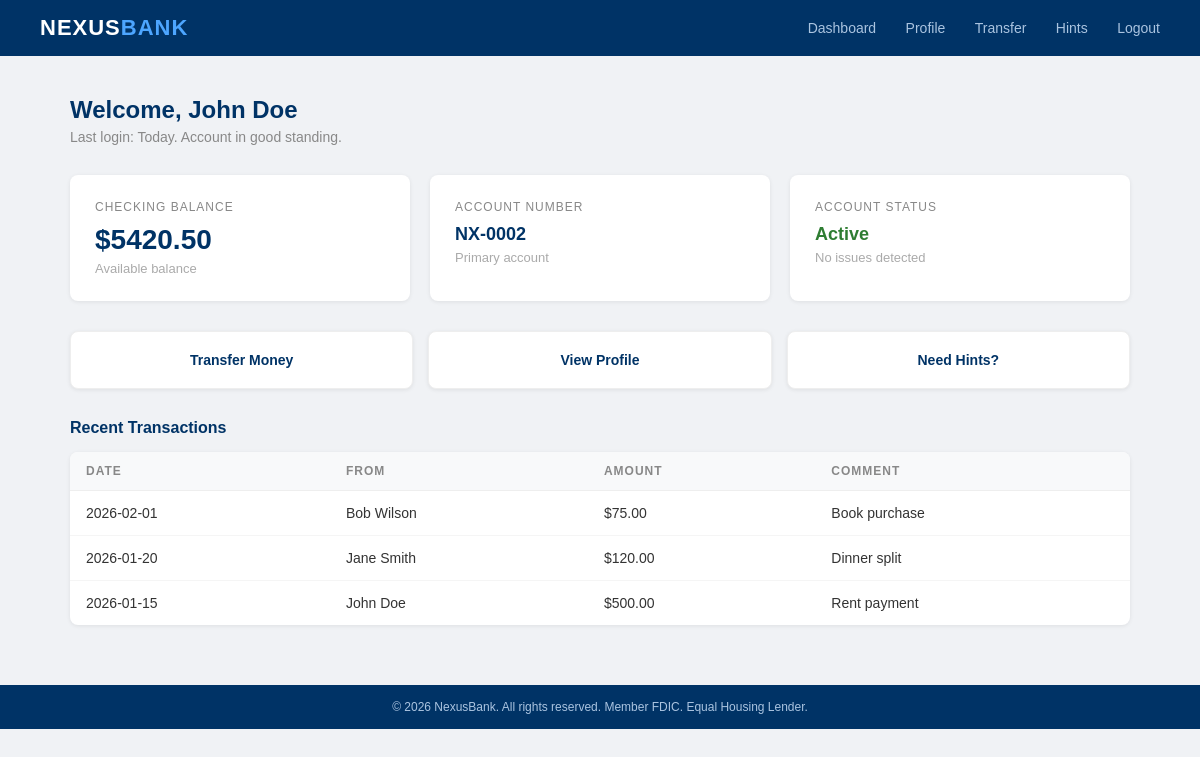
/dashboard (signed in), run on the app's committed database.
### tables this page shows
CREATE TABLE users (
    id INTEGER PRIMARY KEY,
    username TEXT,
    password TEXT,
    full_name TEXT,
    email TEXT,
    phone TEXT,
    address TEXT,
    ssn TEXT,
    balance REAL,
    role TEXT
);

CREATE TABLE transactions (
    id INTEGER PRIMARY KEY,
    from_user INTEGER,
    to_user INTEGER,
    amount REAL,
    comment TEXT,
    date TEXT
);

### nexusbank/app.py (the view)
@app.route('/dashboard')
def dashboard():
    if 'user_id' not in session:
        return redirect(url_for('login'))
    flag = request.args.get('flag', None)
    conn = get_db()
    c = conn.cursor()
    c.execute("SELECT * FROM users WHERE id = ?", (session['user_id'],))
    user = c.fetchone()
    c.execute("""
        SELECT t.id, t.amount, t.comment, t.date, u.full_name
        FROM transactions t
        JOIN users u ON t.from_user = u.id
        WHERE t.to_user = ? OR t.from_user = ?
        ORDER BY t.date DESC
    """, (session['user_id'], session['user_id']))
    transactions = c.fetchall()
    conn.close()
    return render_template('dashboard.html', user=user, transactions=transactions, flag=flag)

### nexusbank/app.py (called while the page is built)
def get_db():
    base_dir = os.path.dirname(os.path.abspath(__file__))
    db_path = os.path.join(base_dir, 'nexusbank.db')
    conn = sqlite3.connect(db_path)
    return conn

### nexusbank/templates/dashboard.html (shortened to what this page needs)
<!DOCTYPE html>
<html lang="en">
<head>
</head>
<body>
    <header>
        <div class="bank-logo">NEXUS<span>BANK</span></div>
        <nav>
            <a href="/dashboard">Dashboard</a>
            <a href="/profile">Profile</a>
            <a href="/transfer">Transfer</a>
            <a href="/hints">Hints</a>
            <a href="/logout">Logout</a>
        </nav>
    </header>
    <div class="container">
        <div class="welcome">
            <h2>Welcome, {{ user[3] }}</h2>
            <p>Last login: Today. Account in good standing.</p>
        </div>
        <div class="cards">
            <div class="card">
                <div class="card-label">Checking Balance</div>
                <div class="card-value">${{ "%.2f"|format(user[8]) }}</div>
                <div class="card-sub">Available balance</div>
            </div>
            <div class="card">
                <div class="card-label">Account Number</div>
                <div class="card-value" style="font-size:18px;">NX-000{{ user[0] }}</div>
                <div class="card-sub">Primary account</div>
            </div>
            <div class="card">
                <div class="card-label">Account Status</div>
                <div class="card-value" style="font-size:18px; color:#2e7d32;">Active</div>
                <div class="card-sub">No issues detected</div>
            </div>
        </div>
        <div class="quick-links">
            <a href="/transfer" class="quick-link">Transfer Money</a>
            <a href="/profile" class="quick-link">View Profile</a>
            <a href="/hints" class="quick-link">Need Hints?</a>
        </div>
        <div class="section-title">Recent Transactions</div>
        <div class="transactions">
            <table>
                <tr>
                    <th>Date</th>
                    <th>From</th>
                    <th>Amount</th>
                    <th>Comment</th>
                </tr>
                {% for t in transactions %}
                <tr>
                    <td>{{ t[3] }}</td>
                    <td>{{ t[4] }}</td>
                    <td>${{ "%.2f"|format(t[1]) }}</td>
                    <td>{{ t[2] | safe }}</td>
                </tr>
                {% endfor %}
            </table>
        </div>
    </div>
    <footer>
        &copy; 2026 NexusBank. All rights reserved. Member FDIC. Equal Housing Lender.
    </footer>
</body>
</html>

### nexusbank/templates/dashboard.html (style rules this page uses)
* { margin: 0; padding: 0; box-sizing: border-box; }
body { font-family: Arial, sans-serif; background: #f0f2f5; min-height: 100vh; }
header { background: #003366; padding: 15px 40px; display: flex; justify-content: space-between; align-items: center; }
.bank-logo { color: white; font-size: 22px; font-weight: bold; letter-spacing: 1px; }
.bank-logo span { color: #4da6ff; }
nav a { color: #aac4e0; text-decoration: none; margin-left: 25px; font-size: 14px; }
.container { max-width: 1100px; margin: 40px auto; padding: 0 20px; }
.welcome { margin-bottom: 30px; }
.welcome h2 { font-size: 24px; color: #003366; }
.welcome p { color: #888; font-size: 14px; margin-top: 5px; }
.cards { display: grid; grid-template-columns: repeat(3, 1fr); gap: 20px; margin-bottom: 30px; }
.card { background: white; padding: 25px; border-radius: 8px; box-shadow: 0 1px 4px rgba(0,0,0,0.08); }
.card-label { font-size: 12px; color: #888; text-transform: uppercase; letter-spacing: 1px; margin-bottom: 10px; }
.card-value { font-size: 28px; font-weight: bold; color: #003366; }
.card-sub { font-size: 13px; color: #aaa; margin-top: 5px; }
.section-title { font-size: 16px; font-weight: bold; color: #003366; margin-bottom: 15px; }
.transactions { background: white; border-radius: 8px; box-shadow: 0 1px 4px rgba(0,0,0,0.08); overflow: hidden; }
table { width: 100%; border-collapse: collapse; }
th { background: #f8f9fa; padding: 12px 16px; text-align: left; font-size: 12px; color: #888; text-transform: uppercase; letter-spacing: 1px; border-bottom: 1px solid #eee; }
td { padding: 14px 16px; font-size: 14px; color: #333; border-bottom: 1px solid #f5f5f5; }
tr:last-child td { border-bottom: none; }
.quick-links { display: grid; grid-template-columns: repeat(3, 1fr); gap: 15px; margin-bottom: 30px; }
.quick-link { background: white; padding: 20px; border-radius: 8px; text-align: center; text-decoration: none; color: #003366; box-shadow: 0 1px 4px rgba(0,0,0,0.08); font-size: 14px; font-weight: bold; transition: background 0.2s; border: 1px solid #eee; }
footer { background: #003366; color: #aac4e0; text-align: center; padding: 15px; font-size: 12px; margin-top: 60px; }

### data on the page
users: full_name "John Doe", balance "5420.50", id "2"
transactions: date "2026-02-01", full_name "Bob Wilson", amount "75.00", comment "Book purchase"
transactions: date "2026-01-20", full_name "Jane Smith", amount "120.00", comment "Dinner split"
transactions: date "2026-01-15", full_name "John Doe", amount "500.00", comment "Rent payment"
